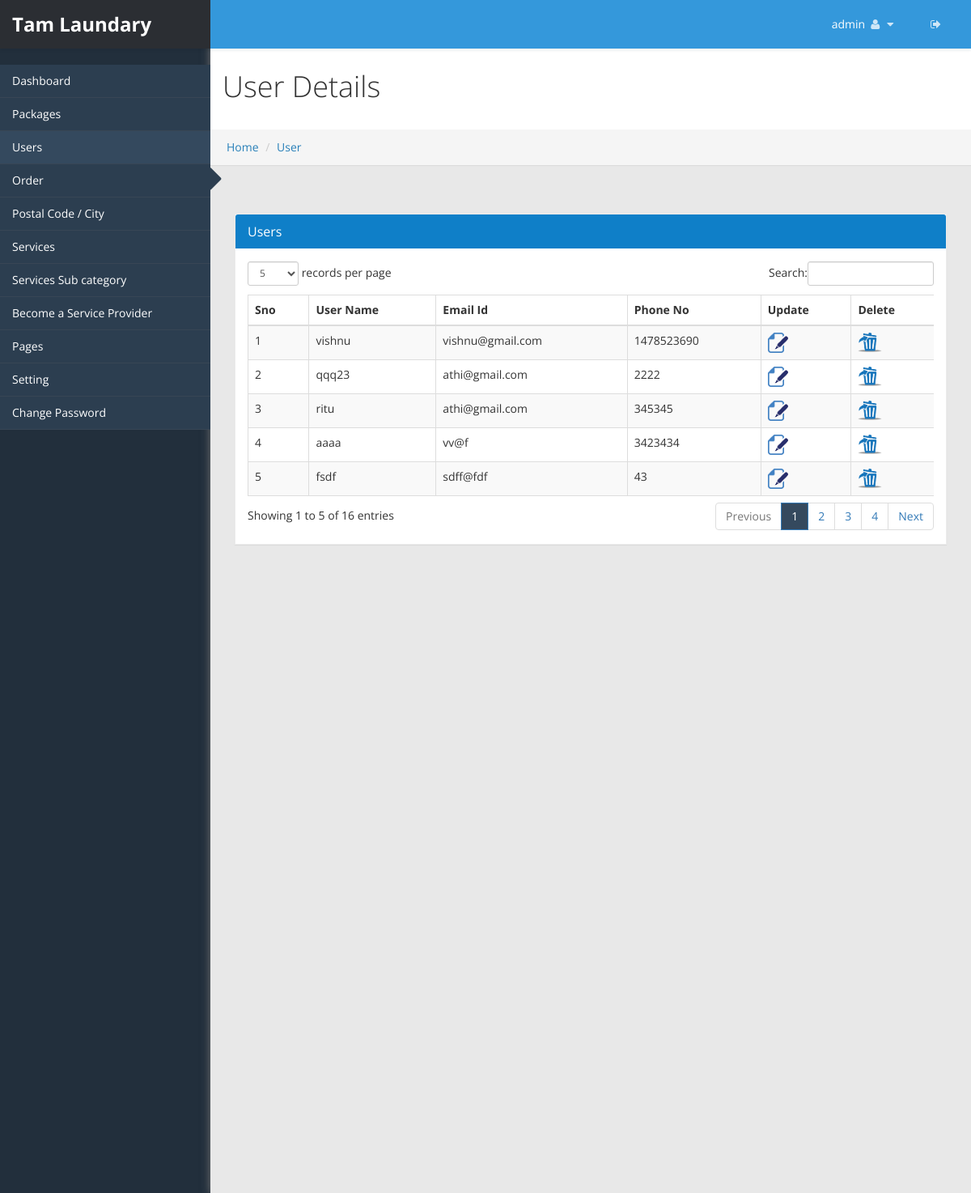
Screenshot of /admincp/users.php (signed in) with the database file from the repository.
### tables this page shows
CREATE TABLE IF NOT EXISTS `sv_admin_login` (
  `admin_id` int(20) NOT NULL AUTO_INCREMENT,
  `user_name` varchar(255) NOT NULL,
  `password` varchar(255) NOT NULL,
  `email_id` varchar(255) NOT NULL,
  `site_name` varchar(255) NOT NULL,
  `logo` varchar(255) NOT NULL,
  `favicon` varchar(255) NOT NULL,
  `site_desc` varchar(255) NOT NULL,
  `keyword` varchar(255) NOT NULL,
  `site_url` varchar(255) NOT NULL,
  `paypal_id` varchar(250) NOT NULL,
  `currency_mode` varchar(100) NOT NULL,
  `paypal_site_mode` varchar(100) NOT NULL,
  PRIMARY KEY (`admin_id`)
);

CREATE TABLE IF NOT EXISTS `sv_user_profile` (
  `signup_id` int(25) NOT NULL AUTO_INCREMENT,
  `name` varchar(255) NOT NULL,
  `email_id` varchar(255) NOT NULL,
  `password` varchar(255) NOT NULL,
  `city` varchar(255) NOT NULL,
  `address` varchar(255) NOT NULL,
  `phone_no` varchar(255) NOT NULL,
  `pin_code` varchar(255) NOT NULL,
  `gender` varchar(200) NOT NULL,
  `date` varchar(255) NOT NULL,
  PRIMARY KEY (`signup_id`)
);

### admincp/users.php (the view, shortened to what this page needs)
<?php include("../connection.php"); ?>
  <body class="splash-index">
<?php include("top_menu.php") ?>
 <?php include("side_menu.php") ?>
<div id="page-wrapper" >
		  <div class="header">
                        <h1 class="page-header">
                            User Details
                        </h1>
						<ol class="breadcrumb">
					  <li><a href="#">Home</a></li>
					  <li><a href="#">User</a></li>
					</ol>
		</div>
            <div id="">
			    <div class="panel-body">
				<div class="text-center">
				<div class="col-lg-3 col-md-3 col-sm-3"></div>
				</div>
			<div id="page-inner">
            <div class="row">
                <div class="col-md-12">
                    <div class="panel panel-default">
                        <div class="panel-heading">
                             Users
                        </div>
                        <div class="panel-body">
                            <div class="table-responsive">
                                <table class="table table-striped table-bordered table-hover"  id="dataTables-example">
                                    <thead>
                                        <tr>
                                            <th>Sno</th>
											<th>User Name</th>
											<th>Email Id</th>
											<th>Phone No</th>
											<th>Update</th>
											<th>Delete</th>
                                        </tr>
                                    </thead>
									<tbody>
									<?php
									$sno=0;
									$res=mysqli_query($con, "select * from sv_user_profile ORDER BY signup_id DESC");
									while($row=mysqli_fetch_array($res))
									{
										$sno++;
										$signup_id=mysqli_real_escape_string($con,$row['signup_id']);
										$name=mysqli_real_escape_string($con, $row['name']);
									?>
										<tr>
											<td><?php echo $sno; ?></td>
											<td><?php echo $name; ?></td>
											<td><?php echo $row['email_id']; ?></td>
											<td><?php echo $row['phone_no']; ?></td>
											<td><a href="users.php?uid=<?php echo $signup_id;?>"><img src="images/file_edit.png"  alt="update" title="update" ></a></td>
											<td><a href="javascript:user_del('<?php echo $signup_id;?>');"><img src="images/delete.png" alt="" title="delete"></a></td>
										</tr>
										<?php } ?>
									</tbody>
                                </table>
                            </div>
                        </div>
                    </div>
                </div>
            </div>
                   </div>
    </div>
            </div>
   </html>

### admincp/top_menu.php (shortened to what this page needs)
<?php
 include("../connection.php");
 $res=mysqli_fetch_array(mysqli_query($con, "select * from sv_admin_login"));
	$site_name=mysqli_real_escape_string($con, $res['site_name']);
	$site_url=mysqli_real_escape_string($con, $res['site_url']);
?>
<head>
    <link href="css/bootstrap.css" rel="stylesheet" />
    <link href="css/font-awesome.css" rel="stylesheet" />
    <link href="css/custom-styles.css" rel="stylesheet" />
    <link href="js/dataTables/dataTables.bootstrap.css" rel="stylesheet" />
	    <link href="css/style.css" rel="stylesheet" />
    <link rel="stylesheet" href="js/Lightweight-Chart/cssCharts.css">
	    <link href="css/style.css" rel="stylesheet" />
		<link href="http://www.jqueryscript.net/css/jquerysctipttop.css" rel="stylesheet" type="text/css">
<link rel="stylesheet" type="text/css" href="css/livegraph.css" />
</head>
<?php
if(!isset($_SESSION['user_nam']))
	header("Location:index.php");
else
{
	$user_name=mysqli_real_escape_string($con, $_SESSION['user_nam']);
	$res=mysqli_fetch_array(mysqli_query($con,"select * from sv_admin_login where user_name='$user_name'"));
	$uname=mysqli_real_escape_string($con, $res['user_name']);
	$site_name=mysqli_real_escape_string($con, $res['site_name']);
}
?>
<nav class="navbar navbar-default top-navbar" role="navigation">
            <div class="navbar-header">
                <a class="navbar-brand" href="<?php echo $site_url;?>"><strong><?php echo $site_name; ?></strong></a>
            </div>
            <ul class="nav navbar-top-links navbar-right">
                 <li class="dropdown">
                    <a class="dropdown-toggle" data-toggle="dropdown" href="#" aria-expanded="false">
					<span><?php echo $uname;?></span>
                        <i class="fa fa-user fa-fw"></i> <i class="fa fa-caret-down"></i>
                    </a>
                </li>
			 <li class="dropdown">
                    <a href="logout.php">
                        <i class="fa fa-sign-out" aria-hidden="true"></i>
                    </a>
                </li>
			</ul>
        </nav>

### admincp/css/custom-styles.css (style rules this page uses)
body { font-family: 'Open Sans', sans-serif; background: #222f3c; }
#page-wrapper { padding: 15px 15px; min-height: 600px; background: #E8E8E8; }
#page-inner { width:100%; margin:10px 20px 10px 0px; background-color:transparent; padding: 15px 15px; min-height:1200px; }
.text-center { text-align:center; }
h1, .h1, h2, .h2, h3, .h3 { margin-top: 7px; }
body { overflow-x:hidden; }
.panel { border-radius:0px; }
.top-navbar { position: fixed; width: 100%; z-index: 300; -webkit-box-shadow: 0 3px 3px rgba(0, 0, 0, 0.05); -moz-box-shadow: 0 3px 3px rgba(0, 0, 0, 0.05); box-shadow: 0 3px 3px rgba(0, 0, 0, 0.05); }
#page-wrapper { position: relative; top: 55px; box-shadow: 0 0 10px #757575; -moz-box-shadow: 0 0 10px #757575; -webkit-box-shadow: 0 0 10px #757575; }
.breadcrumb { padding: 12px 10px 12px 20px; margin-bottom: 20px; list-style: none; border-radius: 0; -webkit-box-shadow: 0 1px 1px rgba(0,0,0,.05); box-shadow: 0 1px 1px rgba(0,0,0,.05); }
.page-header { padding-bottom: 9px; margin: 0; border-bottom: 1px solid transparent; text-align: left;background-color: #fff;padding: 32px 22px 32px 15px; font-weight:300; }
.panel-default { border-color: #ECECEC; }
.panel-default > .panel-heading { color: #FFF; border-color: #FFF; background: #0f7fc8; font-size: 16px; text-shadow: none; }
.panel-heading { border-bottom: 1px solid transparent; border-top-left-radius: 3px; border-top-right-radius: 3px; }
.top-navbar { margin:0px; padding:0px 30px 0 0; }
.top-navbar .navbar-brand { color: #fff; width: 260px; text-align: left; height: 60px; font-size: 24px; font-weight: 700; line-height: 30px; background: #2980b9; }
.top-navbar .nav > li { position: relative; display: inline-block; margin: 0px; padding: 0px; }
.top-navbar .nav > li > a { position: relative; display: block; padding: 20px; color: #FFFFFF; margin: 0px; }
.top-navbar { background: #3498db; border-bottom:none; }
.top-navbar .nav > li > a > i { margin-right: 2px; }
.navbar-default { border:0px solid black; }
.navbar-header { background: transparent; }
.nav > li > a > i { margin-right:10px; color: rgba(255, 255, 255, 0.76); }
@media (min-width:768px) { #page-wrapper { margin: 0 0 0 260px; padding: 0; min-height: 1200px; } }
@media (min-width:768px) { .navbar { border-radius: 0px; } }

### admincp/css/livegraph.css (style rules this page uses)
table { border-collapse: collapse; }
table, th, td { border: 1px solid black; padding: 4px; }

### rows the page displays
sv_admin_login: site_name "Tam Laundary", user_name "admin"
sv_user_profile: name "vishnu", email "vishnu@gmail.com", phone_no "1478523690"
sv_user_profile: name "qqq23", email "athi@gmail.com", phone_no "2222"
sv_user_profile: name "ritu", email "athi@gmail.com", phone_no "345345"
sv_user_profile: name "aaaa", email "vv@f", phone_no "3423434"
sv_user_profile: name "fsdf", email "sdff@fdf", phone_no "43"
